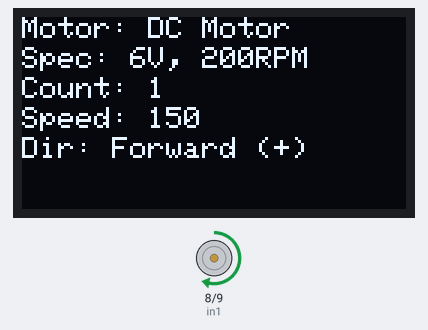
Simulated run of this sketch. Board: Arduino Uno, built with avr-gcc and run on an emulated ATmega328P. Parts: 128×64 one-colour display, motor-driver pin pairs drawn as motors (green arrow = first pin HIGH = forward, orange = second pin HIGH = backward, longer = more drive, scaled by the enable pin).

Above: at 0.1 s.
At 6.2 s:
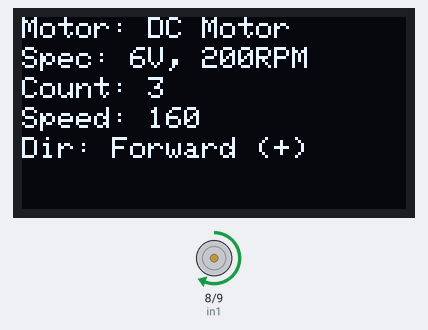
At 15.3 s:
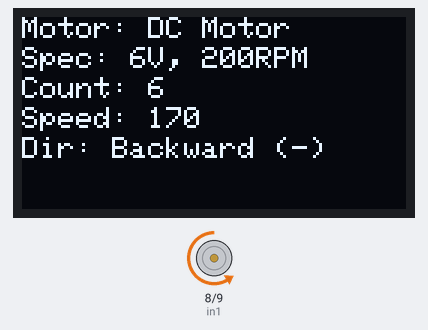
At 36.5 s:
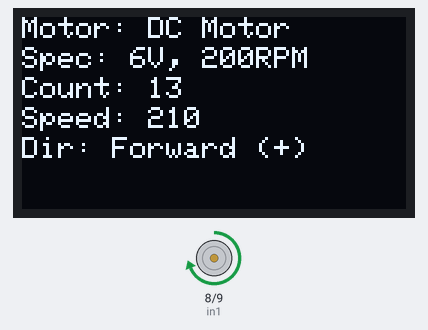
Timing chart, 0 to 40.0 s (numbered marks = the images above):
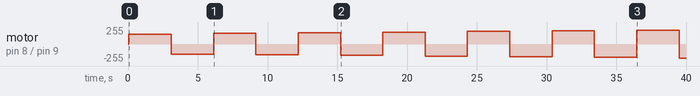

Measured:
- by itself, motor on pin 8 (in1) / pin 9 (in2): ramps from backward 210/255 to forward 210/255 and jumps back, once every 6.1 s
- what the display in image 0 shows lasts 3.0 s, from 0.1 s to 3.1 s

The sketch:

spec_motor.ino
```cpp
/*
Detect motor specification

Wire Connection
1. OLED Display (SSD1306 128x64 I2C)
OLED Pin	Connect to Arduino
VCC	5V
GND	GND
SCL	A5 (for UNO)
SDA	A4 (for UNO)
2. Battery (7.4V):
  + → VCC (L298N)
  - → GND (L298N) + GND (Arduino)
3. Motor Driver (L298N / H-Bridge-like circuit)
Assuming a single DC motor:
Motor Driver Pin	Connect to Arduino
IN1	Pin 8
IN2	Pin 9
ENA	Pin 10 (PWM)
GND	GND
VCC	5V (or external 9-12V)
Motor Output A/B	Connected to motor

⚠️ Note: Ensure motor driver has sufficient power.
For large motors, use an external power supply and
common ground between Arduino and driver.
*/


#include <Wire.h>
#include <Adafruit_GFX.h>
#include <Adafruit_SSD1306.h>

// Motor pins
int in1 = 8;
int in2 = 9;
int enA = 6;  // PWM pin for speed control

// OLED display size
#define SCREEN_WIDTH 128
#define SCREEN_HEIGHT 64
#define OLED_RESET -1

Adafruit_SSD1306 display(SCREEN_WIDTH, SCREEN_HEIGHT, &Wire, OLED_RESET);

int count = 0;              // Count of direction changes
bool forward = true;        // Direction flag
int speedPWM = 150;         // Initial speed (PWM: 0–255)
int loopPhase = 0;          // 0 = forward, 1 = backward

void setup() {
  pinMode(in1, OUTPUT);
  pinMode(in2, OUTPUT);
  pinMode(enA, OUTPUT);

  Serial.begin(9600);

  if (!display.begin(SSD1306_SWITCHCAPVCC, 0x3C)) {
    Serial.println(F("SSD1306 allocation failed"));
    for (;;);
  }

  display.clearDisplay();
  display.setTextSize(1);
  display.setTextColor(SSD1306_WHITE);
  display.setCursor(0, 0);
  display.display();
}

void loop() {
  count++;  // Increment direction change count

  display.clearDisplay();

  // Motor specs and status
  display.setTextSize(1);
  display.setCursor(0, 0);
  display.print("Motor: DC Motor");

  display.setCursor(0, 10);
  display.print("Spec: 6V, 200RPM");

  display.setCursor(0, 20);
  display.print("Count: ");
  display.print(count);

  display.setCursor(0, 30);
  display.print("Speed: ");
  display.print(speedPWM);

  display.setCursor(0, 40);
  display.print("Dir: ");
  if (forward) {
    display.print("Forward (+)");
    digitalWrite(in1, HIGH);
    digitalWrite(in2, LOW);
  } else {
    display.print("Backward (-)");
    digitalWrite(in1, LOW);
    digitalWrite(in2, HIGH);
  }

  analogWrite(enA, speedPWM);  // Apply speed
  display.display();

  delay(3000);  // Wait 3 seconds instead of 6

  forward = !forward;  // Toggle direction
  loopPhase++;

  // After every full loop (forward + backward), increase speed
  if (loopPhase >= 2) {
    loopPhase = 0;
    if (speedPWM <= 245) {
      speedPWM += 10;  // Gradually speed up
    }
  }
}
```
